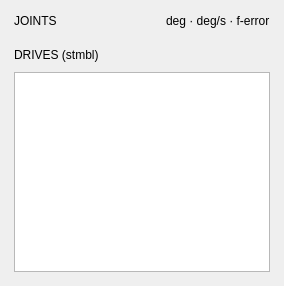
                <widget class="QWidget" name="w_20">
                  <layout class="QVBoxLayout" name="layout_40">
                    <property name="spacing"><number>12</number></property>
                    <property name="leftMargin"><number>0</number></property>
                    <property name="topMargin"><number>0</number></property>
                    <property name="rightMargin"><number>0</number></property>
                    <property name="bottomMargin"><number>0</number></property>
                    <item>
                      <widget class="QFrame" name="panel_joints">
                        <property name="role" stdset="0"><string>panel</string></property>
                        <layout class="QVBoxLayout" name="layout_5">
                          <property name="spacing"><number>10</number></property>
                          <property name="leftMargin"><number>14</number></property>
                          <property name="topMargin"><number>14</number></property>
                          <property name="rightMargin"><number>14</number></property>
                          <property name="bottomMargin"><number>14</number></property>
                          <item>
                            <widget class="QWidget" name="w_2">
                              <layout class="QHBoxLayout" name="layout_3">
                                <property name="spacing"><number>6</number></property>
                                <property name="leftMargin"><number>0</number></property>
                                <property name="topMargin"><number>0</number></property>
                                <property name="rightMargin"><number>0</number></property>
                                <property name="bottomMargin"><number>0</number></property>
                                <item>
                                  <widget class="QLabel" name="cap_joints">
                                    <property name="text"><string>JOINTS</string></property>
                                    <property name="role" stdset="0"><string>caption</string></property>
                                  </widget>
                                </item>
                                <item>
                                  <spacer name="spacer_25">
                                    <property name="orientation"><enum>Qt::Horizontal</enum></property>
                                    <property name="sizeHint"><size><width>0</width><height>0</height></size></property>
                                  </spacer>
                                </item>
                                <item>
                                  <widget class="QLabel" name="cap_joints_u">
                                    <property name="text"><string>deg · deg/s · f-error</string></property>
                                    <property name="role" stdset="0"><string>caption dim</string></property>
                                  </widget>
                                </item>
                              </layout>
                            </widget>
                          </item>
                          <item>
                            <widget class="QWidget" name="joint_rows">
                              <layout class="QVBoxLayout" name="layout_4">
                                <property name="spacing"><number>0</number></property>
                                <property name="leftMargin"><number>0</number></property>
                                <property name="topMargin"><number>0</number></property>
                                <property name="rightMargin"><number>0</number></property>
                                <property name="bottomMargin"><number>0</number></property>
                              </layout>
                            </widget>
                          </item>
                          <item>
                            <widget class="QLabel" name="cap_drives">
                              <property name="text"><string>DRIVES (stmbl)</string></property>
                              <property name="role" stdset="0"><string>caption</string></property>
                            </widget>
                          </item>
                          <item>
                            <widget class="QTableWidget" name="table_drives">
                              <property name="minimumSize"><size><width>0</width><height>200</height></size></property>
                            </widget>
                          </item>
                          <item>
                            <spacer name="spacer_26">
                              <property name="orientation"><enum>Qt::Vertical</enum></property>
                              <property name="sizeHint"><size><width>0</width><height>0</height></size></property>
                            </spacer>
                          </item>
                        </layout>
                      </widget>
                    </item>
                  </layout>
                </widget>
